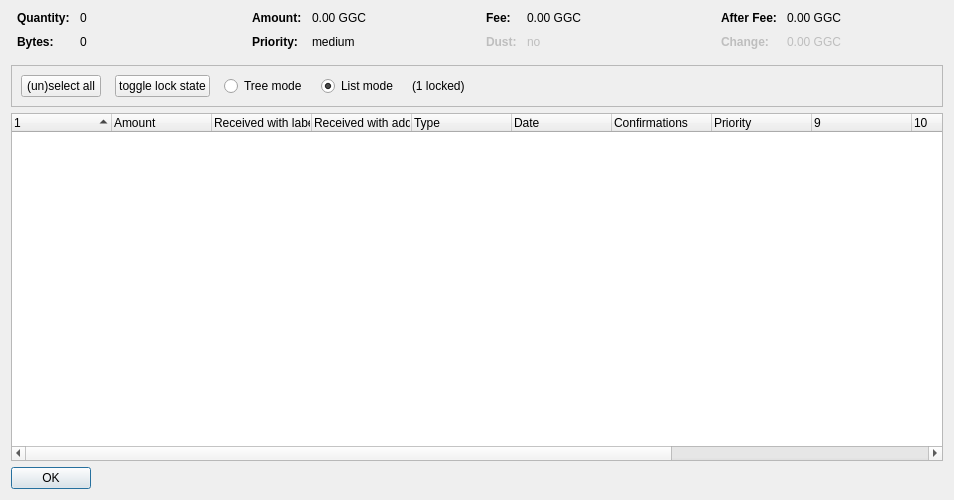
<?xml version="1.0" encoding="UTF-8"?>
<ui version="4.0">
 <class>CoinControlDialog</class>
 <widget class="QDialog" name="CoinControlDialog">
  <property name="geometry">
   <rect>
    <x>0</x>
    <y>0</y>
    <width>954</width>
    <height>500</height>
   </rect>
  </property>
  <property name="windowTitle">
   <string>Coin Selection</string>
  </property>
  <layout class="QVBoxLayout" name="verticalLayout">
   <item>
    <layout class="QHBoxLayout" name="horizontalLayoutTop" stretch="0,0,0,0">
     <property name="topMargin">
      <number>0</number>
     </property>
     <property name="bottomMargin">
      <number>10</number>
     </property>
     <item>
      <layout class="QFormLayout" name="formLayoutCoinControl1">
       <property name="horizontalSpacing">
        <number>10</number>
       </property>
       <property name="verticalSpacing">
        <number>10</number>
       </property>
       <property name="leftMargin">
        <number>6</number>
       </property>
       <property name="rightMargin">
        <number>6</number>
       </property>
       <item row="0" column="0">
        <widget class="QLabel" name="labelCoinControlQuantityText">
         <property name="font">
          <font>
           <weight>75</weight>
           <bold>true</bold>
          </font>
         </property>
         <property name="text">
          <string>Quantity:</string>
         </property>
        </widget>
       </item>
       <item row="0" column="1">
        <widget class="QLabel" name="labelCoinControlQuantity">
         <property name="cursor">
          <cursorShape>IBeamCursor</cursorShape>
         </property>
         <property name="contextMenuPolicy">
          <enum>Qt::ActionsContextMenu</enum>
         </property>
         <property name="text">
          <string notr="true">0</string>
         </property>
         <property name="textInteractionFlags">
          <set>Qt::LinksAccessibleByMouse|Qt::TextSelectableByKeyboard|Qt::TextSelectableByMouse</set>
         </property>
        </widget>
       </item>
       <item row="1" column="0">
        <widget class="QLabel" name="labelCoinControlBytesText">
         <property name="font">
          <font>
           <weight>75</weight>
           <bold>true</bold>
          </font>
         </property>
         <property name="text">
          <string>Bytes:</string>
         </property>
        </widget>
       </item>
       <item row="1" column="1">
        <widget class="QLabel" name="labelCoinControlBytes">
         <property name="cursor">
          <cursorShape>IBeamCursor</cursorShape>
         </property>
         <property name="contextMenuPolicy">
          <enum>Qt::ActionsContextMenu</enum>
         </property>
         <property name="text">
          <string notr="true">0</string>
         </property>
         <property name="textInteractionFlags">
          <set>Qt::LinksAccessibleByMouse|Qt::TextSelectableByKeyboard|Qt::TextSelectableByMouse</set>
         </property>
        </widget>
       </item>
      </layout>
     </item>
     <item>
      <layout class="QFormLayout" name="formLayoutCoinControl2">
       <property name="horizontalSpacing">
        <number>10</number>
       </property>
       <property name="verticalSpacing">
        <number>10</number>
       </property>
       <property name="leftMargin">
        <number>6</number>
       </property>
       <property name="rightMargin">
        <number>6</number>
       </property>
       <item row="0" column="0">
        <widget class="QLabel" name="labelCoinControlAmountText">
         <property name="font">
          <font>
           <weight>75</weight>
           <bold>true</bold>
          </font>
         </property>
         <property name="text">
          <string>Amount:</string>
         </property>
        </widget>
       </item>
       <item row="0" column="1">
        <widget class="QLabel" name="labelCoinControlAmount">
         <property name="cursor">
          <cursorShape>IBeamCursor</cursorShape>
         </property>
         <property name="contextMenuPolicy">
          <enum>Qt::ActionsContextMenu</enum>
         </property>
         <property name="text">
          <string notr="true">0.00 GGC</string>
         </property>
         <property name="textInteractionFlags">
          <set>Qt::LinksAccessibleByMouse|Qt::TextSelectableByKeyboard|Qt::TextSelectableByMouse</set>
         </property>
        </widget>
       </item>
       <item row="1" column="0">
        <widget class="QLabel" name="labelCoinControlPriorityText">
         <property name="font">
          <font>
           <weight>75</weight>
           <bold>true</bold>
          </font>
         </property>
         <property name="text">
          <string>Priority:</string>
         </property>
        </widget>
       </item>
       <item row="1" column="1">
        <widget class="QLabel" name="labelCoinControlPriority">
         <property name="cursor">
          <cursorShape>IBeamCursor</cursorShape>
         </property>
         <property name="contextMenuPolicy">
          <enum>Qt::ActionsContextMenu</enum>
         </property>
         <property name="text">
          <string>medium</string>
         </property>
         <property name="textInteractionFlags">
          <set>Qt::LinksAccessibleByMouse|Qt::TextSelectableByKeyboard|Qt::TextSelectableByMouse</set>
         </property>
        </widget>
       </item>
      </layout>
     </item>
     <item>
      <layout class="QFormLayout" name="formLayoutCoinControl3">
       <property name="horizontalSpacing">
        <number>10</number>
       </property>
       <property name="verticalSpacing">
        <number>10</number>
       </property>
       <property name="leftMargin">
        <number>6</number>
       </property>
       <property name="rightMargin">
        <number>6</number>
       </property>
       <item row="0" column="0">
        <widget class="QLabel" name="labelCoinControlFeeText">
         <property name="font">
          <font>
           <weight>75</weight>
           <bold>true</bold>
          </font>
         </property>
         <property name="text">
          <string>Fee:</string>
         </property>
        </widget>
       </item>
       <item row="0" column="1">
        <widget class="QLabel" name="labelCoinControlFee">
         <property name="cursor">
          <cursorShape>IBeamCursor</cursorShape>
         </property>
         <property name="contextMenuPolicy">
          <enum>Qt::ActionsContextMenu</enum>
         </property>
         <property name="text">
          <string notr="true">0.00 GGC</string>
         </property>
         <property name="textInteractionFlags">
          <set>Qt::LinksAccessibleByMouse|Qt::TextSelectableByKeyboard|Qt::TextSelectableByMouse</set>
         </property>
        </widget>
       </item>
       <item row="1" column="0">
        <widget class="QLabel" name="labelCoinControlLowOutputText">
         <property name="enabled">
          <bool>false</bool>
         </property>
         <property name="font">
          <font>
           <weight>75</weight>
           <bold>true</bold>
          </font>
         </property>
         <property name="text">
          <string>Dust:</string>
         </property>
        </widget>
       </item>
       <item row="1" column="1">
        <widget class="QLabel" name="labelCoinControlLowOutput">
         <property name="enabled">
          <bool>false</bool>
         </property>
         <property name="cursor">
          <cursorShape>IBeamCursor</cursorShape>
         </property>
         <property name="contextMenuPolicy">
          <enum>Qt::ActionsContextMenu</enum>
         </property>
         <property name="text">
          <string>no</string>
         </property>
         <property name="textInteractionFlags">
          <set>Qt::LinksAccessibleByMouse|Qt::TextSelectableByKeyboard|Qt::TextSelectableByMouse</set>
         </property>
        </widget>
       </item>
      </layout>
     </item>
     <item>
      <layout class="QFormLayout" name="formLayoutCoinControl4">
       <property name="horizontalSpacing">
        <number>10</number>
       </property>
       <property name="verticalSpacing">
        <number>10</number>
       </property>
       <property name="leftMargin">
        <number>6</number>
       </property>
       <property name="rightMargin">
        <number>6</number>
       </property>
       <item row="0" column="0">
        <widget class="QLabel" name="labelCoinControlAfterFeeText">
         <property name="font">
          <font>
           <weight>75</weight>
           <bold>true</bold>
          </font>
         </property>
         <property name="text">
          <string>After Fee:</string>
         </property>
        </widget>
       </item>
       <item row="0" column="1">
        <widget class="QLabel" name="labelCoinControlAfterFee">
         <property name="cursor">
          <cursorShape>IBeamCursor</cursorShape>
         </property>
         <property name="contextMenuPolicy">
          <enum>Qt::ActionsContextMenu</enum>
         </property>
         <property name="text">
          <string notr="true">0.00 GGC</string>
         </property>
         <property name="textInteractionFlags">
          <set>Qt::LinksAccessibleByMouse|Qt::TextSelectableByKeyboard|Qt::TextSelectableByMouse</set>
         </property>
        </widget>
       </item>
       <item row="1" column="0">
        <widget class="QLabel" name="labelCoinControlChangeText">
         <property name="enabled">
          <bool>false</bool>
         </property>
         <property name="font">
          <font>
           <weight>75</weight>
           <bold>true</bold>
          </font>
         </property>
         <property name="text">
          <string>Change:</string>
         </property>
        </widget>
       </item>
       <item row="1" column="1">
        <widget class="QLabel" name="labelCoinControlChange">
         <property name="enabled">
          <bool>false</bool>
         </property>
         <property name="cursor">
          <cursorShape>IBeamCursor</cursorShape>
         </property>
         <property name="contextMenuPolicy">
          <enum>Qt::ActionsContextMenu</enum>
         </property>
         <property name="text">
          <string notr="true">0.00 GGC</string>
         </property>
         <property name="textInteractionFlags">
          <set>Qt::LinksAccessibleByMouse|Qt::TextSelectableByKeyboard|Qt::TextSelectableByMouse</set>
         </property>
        </widget>
       </item>
      </layout>
     </item>
    </layout>
   </item>
   <item>
    <widget class="QFrame" name="frame">
     <property name="minimumSize">
      <size>
       <width>0</width>
       <height>40</height>
      </size>
     </property>
     <property name="frameShape">
      <enum>QFrame::StyledPanel</enum>
     </property>
     <property name="frameShadow">
      <enum>QFrame::Sunken</enum>
     </property>
     <layout class="QHBoxLayout" name="horizontalLayout">
      <item>
       <layout class="QHBoxLayout" name="horizontalLayoutPanel" stretch="0,0,0,0,0,0">
        <property name="spacing">
         <number>14</number>
        </property>
        <item>
         <widget class="QPushButton" name="pushButtonSelectAll">
          <property name="sizePolicy">
           <sizepolicy hsizetype="Maximum" vsizetype="Fixed">
            <horstretch>0</horstretch>
            <verstretch>0</verstretch>
           </sizepolicy>
          </property>
          <property name="text">
           <string>(un)select all</string>
          </property>
          <property name="autoDefault">
           <bool>false</bool>
          </property>
         </widget>
        </item>
        <item>
         <widget class="QPushButton" name="pushButtonToggleLock">
          <property name="sizePolicy">
           <sizepolicy hsizetype="Maximum" vsizetype="Fixed">
            <horstretch>0</horstretch>
            <verstretch>0</verstretch>
           </sizepolicy>
          </property>
          <property name="text">
           <string>toggle lock state</string>
          </property>
          <property name="autoDefault">
           <bool>false</bool>
          </property>
         </widget>
        </item>
        <item>
         <widget class="QRadioButton" name="radioTreeMode">
          <property name="sizePolicy">
           <sizepolicy hsizetype="Maximum" vsizetype="Fixed">
            <horstretch>0</horstretch>
            <verstretch>0</verstretch>
           </sizepolicy>
          </property>
          <property name="text">
           <string>Tree mode</string>
          </property>
         </widget>
        </item>
        <item>
         <widget class="QRadioButton" name="radioListMode">
          <property name="sizePolicy">
           <sizepolicy hsizetype="Maximum" vsizetype="Fixed">
            <horstretch>0</horstretch>
            <verstretch>0</verstretch>
           </sizepolicy>
          </property>
          <property name="text">
           <string>List mode</string>
          </property>
          <property name="checked">
           <bool>true</bool>
          </property>
         </widget>
        </item>
        <item>
         <widget class="QLabel" name="labelLocked">
          <property name="text">
           <string>(1 locked)</string>
          </property>
         </widget>
        </item>
        <item>
         <spacer name="horizontalSpacer">
          <property name="orientation">
           <enum>Qt::Horizontal</enum>
          </property>
          <property name="sizeHint" stdset="0">
           <size>
            <width>40</width>
            <height>20</height>
           </size>
          </property>
         </spacer>
        </item>
       </layout>
      </item>
     </layout>
    </widget>
   </item>
   <item>
    <widget class="CoinControlTreeWidget" name="treeWidget">
     <property name="contextMenuPolicy">
      <enum>Qt::CustomContextMenu</enum>
     </property>
     <property name="sortingEnabled">
      <bool>false</bool>
     </property>
     <property name="columnCount">
      <number>13</number>
     </property>
     <attribute name="headerShowSortIndicator" stdset="0">
      <bool>true</bool>
     </attribute>
     <attribute name="headerStretchLastSection">
      <bool>false</bool>
     </attribute>
     <column>
      <property name="text">
       <string/>
      </property>
     </column>
     <column>
      <property name="text">
       <string>Amount</string>
      </property>
     </column>
     <column>
      <property name="text">
       <string>Received with label</string>
      </property>
     </column>
     <column>
      <property name="text">
       <string>Received with address</string>
      </property>
     </column>
     <column>
      <property name="text">
       <string>Type</string>
      </property>
     </column>
     <column>
      <property name="text">
       <string>Date</string>
      </property>
     </column>
     <column>
      <property name="text">
       <string>Confirmations</string>
      </property>
      <property name="toolTip">
       <string>Confirmed</string>
      </property>
     </column>
     <column>
      <property name="text">
       <string>Priority</string>
      </property>
     </column>
     <column>
      <property name="text">
       <string/>
      </property>
     </column>
     <column>
      <property name="text">
       <string/>
      </property>
     </column>
     <column>
      <property name="text">
       <string/>
      </property>
     </column>
     <column>
      <property name="text">
       <string/>
      </property>
     </column>
     <column>
      <property name="text">
       <string/>
      </property>
     </column>
    </widget>
   </item>
   <item>
    <widget class="QDialogButtonBox" name="buttonBox">
     <property name="sizePolicy">
      <sizepolicy hsizetype="Maximum" vsizetype="Fixed">
       <horstretch>0</horstretch>
       <verstretch>0</verstretch>
      </sizepolicy>
     </property>
     <property name="orientation">
      <enum>Qt::Horizontal</enum>
     </property>
     <property name="standardButtons">
      <set>QDialogButtonBox::Ok</set>
     </property>
    </widget>
   </item>
  </layout>
 </widget>
 <customwidgets>
  <customwidget>
   <class>CoinControlTreeWidget</class>
   <extends>QTreeWidget</extends>
   <header>coincontroltreewidget.h</header>
  </customwidget>
 </customwidgets>
 <resources/>
 <connections/>
</ui>
